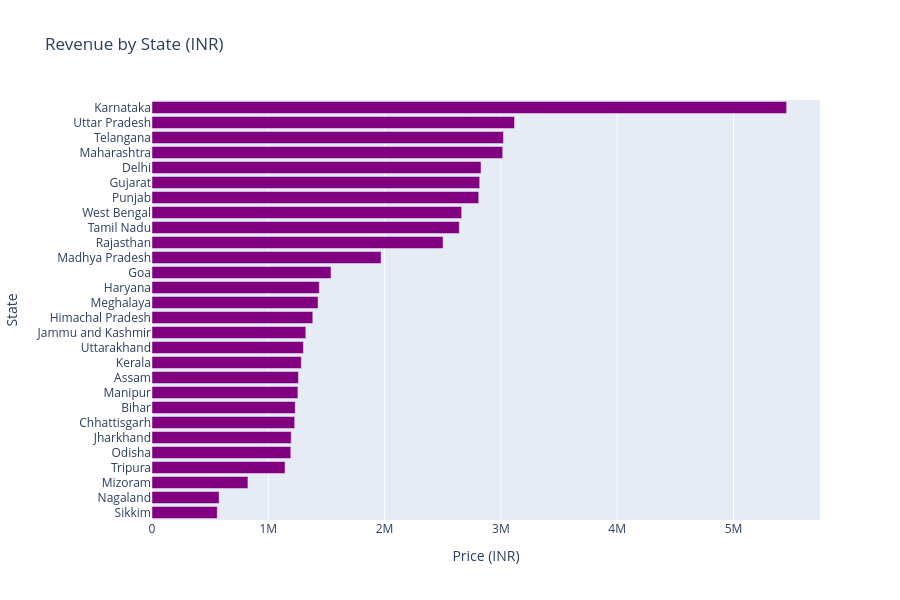

The notebook cell saved with this chart:
### Markdown cell above
### Total Sales by State (Map Visualization)

### Code cell
fig = px.bar(
    df.groupby("State", as_index=False)["Price (INR)"]
      .sum()
      .sort_values("Price (INR)", ascending=False),
    x="Price (INR)",
    y="State",
    orientation="h",
    title="Revenue by State (INR)",
)
fig.update_traces(marker_color="purple")

fig.update_layout(
    height=600,
    yaxis=dict(autorange="reversed")
)

fig.show()

### Figure 1 — Plotly figure (JSON) as saved in the notebook; plotly's stock layout.template omitted (floating-point values rounded to 4 significant figures)
{"data": [{"hovertemplate": "Price (INR)=%{x}<br>State=%{y}<extra></extra>", "legendgroup": "", "marker": {"color": "purple", "pattern": {"shape": ""}}, "name": "", "orientation": "h", "showlegend": false, "textposition": "auto", "type": "bar", "x": [5457000.0, 3117000.0, 3022000.0, 3016000.0, 2829000.0, 2818000.0, 2809000.0, 2663000.0, 2643000.0, 2503000.0, 1970000.0, 1539000.0, 1438000.0, 1428000.0, 1383000.0, 1323000.0, 1302000.0, 1284000.0, 1259000.0, 1254000.0, 1232000.0, 1227000.0, 1197000.0, 1194000.0, 1144000.0, 824900.0, 576800.0, 561000.0], "xaxis": "x", "y": ["Karnataka", "Uttar Pradesh", "Telangana", "Maharashtra", "Delhi", "Gujarat", "Punjab", "West Bengal", "Tamil Nadu", "Rajasthan", "Madhya Pradesh", "Goa", "Haryana", "Meghalaya", "Himachal Pradesh", "Jammu and Kashmir", "Uttarakhand", "Kerala", "Assam", "Manipur", "Bihar", "Chhattisgarh", "Jharkhand", "Odisha", "Tripura", "Mizoram", "Nagaland", "Sikkim"], "yaxis": "y"}], "layout": {"barmode": "relative", "height": 600, "legend": {"tracegroupgap": 0}, "title": {"text": "Revenue by State (INR)"}, "xaxis": {"anchor": "y", "domain": [0, 1], "title": {"text": "Price (INR)"}}, "yaxis": {"anchor": "x", "autorange": "reversed", "domain": [0, 1], "title": {"text": "State"}}}}
